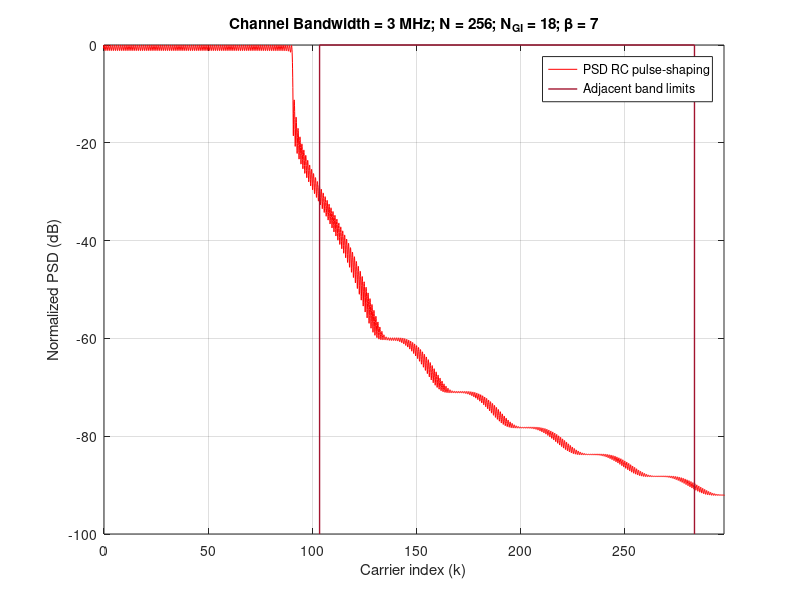

Write MATLAB code to recreate this figure.
clear,
%% %%%%%%%%%%%%%%%%%%%%%%%%%%%%%%%%%%%%%%%%%%%%%%%%%%%%%%%%%%
% %                 LOAD THE PARAMETERS                   % %
%%%%%%%%%%%%%%%%%%%%%%%%%%%%%%%%%%%%%%%%%%%%%%%%%%%%%%%%%% %%
addpath('../../data/Table2')
load('Table2_Parameters_for_RC_pulse_ChBw_3_MHz_N_256_NGI_18_b_7.mat');

Fsob = OFDM_param.Fsob; % Upsampling factor 
% Upsample in time-domain
N = OFDM_param.N*Fsob;
Ngi = OFDM_param.Ngi*Fsob;
b = (OFDM_param.b+1)*Fsob-1;
L = OFDM_param.L*Fsob;
Ms = OFDM_param.Ms;
g = OFDM_param.g;
us = OFDM_param.us;
ue = OFDM_param.ue;

ur = us + ue;

% Pd = GenPulse_param.Pd;
Pd_todas = GenPulse_param.Pd_todas;
% Paic = GenPulse_param.Paic;
% Ptk = GenPulse_param.Ptk;
% R_aic = GenPulse_param.R_aic;
% R_tk = GenPulse_param.R_tk;
% NexTemp = GenPulse_param.NexTemp;
% cell_coef_lim = GenPulse_param.cell_coef_lim;

adj_band_y = Adj_bands.adj_band_y;
left_adj_band_x = Adj_bands.left_adj_band_x;
right_adj_band_x = Adj_bands.right_adj_band_x;



%% %%%%%%%%%%%%%%%%%%%%%%%%%%%%%%%%%%%%%%%%%%%%%%%%%%%%%%%%%%
%            OBTAIN THE PULSES IN THE SCENARIO            % %
%%%%%%%%%%%%%%%%%%%%%%%%%%%%%%%%%%%%%%%%%%%%%%%%%%%%%%%%%% %%

vn=(0:L+b-1)'-Ngi;  % Dicrete time axis vector
p_k_conv = exp(1j*(2*pi/N)*repmat(vn,1,length(Pd_todas)).*repmat(Pd_todas.',length(vn),1)).*repmat(g.',1,length(Pd_todas));




%% %%%%%%%%%%%%%%%%%%%%%%%%%%%%%%%%%%%%%%%%%%%%%%%%%%%%%%%%%%
% %     REPRESENTATION OF THE PULSES IN THE SCENARIO      % %
%%%%%%%%%%%%%%%%%%%%%%%%%%%%%%%%%%%%%%%%%%%%%%%%%%%%%%%%%% %%

% Obtain the PSD

P_k = fft(p_k_conv,N*Ms);
psd_P = fftshift(sum(abs(P_k).^2,2));

x = (-N*Ms/2:N*Ms/2-1)/(Ms);
indices = find(ismember(x,[-N/2,N/2-1]));
indices = indices(1):1:indices(2);

% y_h = 10*log10(psd_H/max(psd_H));
y_p = 10*log10(psd_P/max(psd_P));

% Table 2
figure,
plot(x(indices),y_p(indices), 'DisplayName', 'PSD RC pulse-shaping', 'Color', 'r');hold on; grid on;
plot(left_adj_band_x, adj_band_y, 'DisplayName', 'Adjacent band limits', 'Color', "#A2142F", 'Linewidth', 1);
plot(right_adj_band_x, adj_band_y, 'HandleVisibility','off', 'Color', "#A2142F", 'Linewidth', 1);
xlabel('Carrier index (k)'); ylabel('Normalized PSD (dB)'); legend('show')
xlim([0, (right_adj_band_x(end))*1.05]); ylim([-100,0])
title(['Channel Bandwidth = 3 MHz; N = 256; N_{GI} = 18; \beta = 7'])

